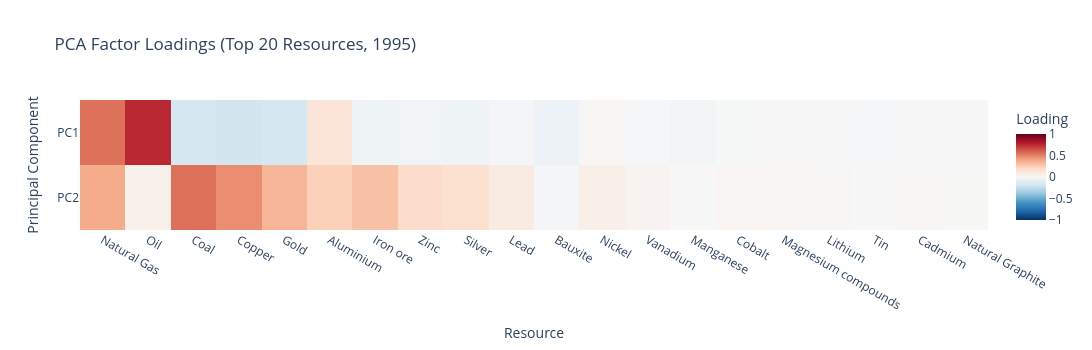

Notebook code for this chart:
### Markdown cell above
## 5. PCA Loadings Analysis

The loadings reveal which resources drive each principal component. PC1 is expected to capture hydrocarbon abundance (oil, natural gas), while PC2 should capture mineral production (copper, gold, zinc, etc.). This interpretation is central to the cluster labelling logic.

### Code cell
# Use k=4, 1995 model for loadings analysis (consistent with report)
pca_model_ref = pca_models[(4, "1995")]
feat_ref = feat_cols[(4, "1995")]

loadings = pd.DataFrame(
    pca_model_ref.components_.T,
    columns=["PC1", "PC2"],
    index=feat_ref,
)

print("PCA Explained Variance (1995):")
for i, var in enumerate(pca_model_ref.explained_variance_ratio_):
    cum = pca_model_ref.explained_variance_ratio_[:i + 1].sum()
    print(f"  PC{i+1}: {var*100:.1f}% (cumulative: {cum*100:.1f}%)")

top_features = loadings.abs().sum(axis=1).nlargest(20).index

fig_load = px.imshow(
    loadings.loc[top_features].T,
    labels=dict(x="Resource", y="Principal Component", color="Loading"),
    title="PCA Factor Loadings (Top 20 Resources, 1995)",
    color_continuous_scale="RdBu_r",
    aspect="auto", zmin=-1, zmax=1,
)
fig_load.update_layout(width=1100, height=350)
fig_load.show()

print("\nTop loadings by component:")
for pc in ["PC1", "PC2"]:
    print(f"\n{pc}:")
    sorted_l = loadings[pc].reindex(loadings[pc].abs().sort_values(ascending=False).index)
    for feat, val in sorted_l.head(8).items():
        print(f"  {feat:35s} {val:+.4f}")

### Figure 1 — Plotly figure (JSON) as saved in the notebook; plotly's stock layout.template omitted (floating-point values rounded to 4 significant figures)
{"data": [{"coloraxis": "coloraxis", "hovertemplate": "Resource: %{x}<br>Principal Component: %{y}<br>Loading: %{z}<extra></extra>", "name": "0", "type": "heatmap", "x": ["Natural Gas", "Oil", "Coal", "Copper", "Gold", "Aluminium", "Iron ore", "Zinc", "Silver", "Lead", "Bauxite", "Nickel", "Vanadium", "Manganese", "Cobalt", "Magnesium compounds", "Lithium", "Tin", "Cadmium", "Natural Graphite"], "xaxis": "x", "y": ["PC1", "PC2"], "yaxis": "y", "z": [[0.55, 0.7552, -0.1781, -0.1905, -0.1789, 0.1297, -0.04726, -0.02903, -0.04901, -0.01895, -0.05827, 0.01059, -0.01117, -0.02568, -0.0053, 0.003779, -0.006123, -0.009453, -0.0005212, 0.000499], [0.3757, 0.04992, 0.5497, 0.4694, 0.3369, 0.2383, 0.3017, 0.1828, 0.1596, 0.08923, -0.02013, 0.06115, 0.02986, 0.001058, 0.01719, 0.01781, 0.00769, -0.0004892, 0.008626, 0.003281]]}], "layout": {"coloraxis": {"cmax": 1, "cmin": -1, "colorbar": {"title": {"text": "Loading"}}, "colorscale": [[0.0, "rgb(5,48,97)"], [0.1, "rgb(33,102,172)"], [0.2, "rgb(67,147,195)"], [0.3, "rgb(146,197,222)"], [0.4, "rgb(209,229,240)"], [0.5, "rgb(247,247,247)"], [0.6, "rgb(253,219,199)"], [0.7, "rgb(244,165,130)"], [0.8, "rgb(214,96,77)"], [0.9, "rgb(178,24,43)"], [1.0, "rgb(103,0,31)"]]}, "height": 350, "title": {"text": "PCA Factor Loadings (Top 20 Resources, 1995)"}, "width": 1100, "xaxis": {"anchor": "y", "domain": [0.0, 1.0], "title": {"text": "Resource"}}, "yaxis": {"anchor": "x", "autorange": "reversed", "domain": [0.0, 1.0], "title": {"text": "Principal Component"}}}}
